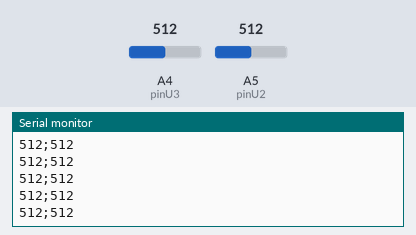
The sketch below on a simulated Arduino Uno, built with avr-gcc and run on an emulated ATmega328P. Shown: the last lines printed to the serial monitor. The test bench sets the inputs (shaded band); at power-on: A4 (pinU3) = 512, A5 (pinU2) = 512.

Above: at 1.2 s.
1.3 s: A4 (pinU3) set to 716
At 1.33 s:
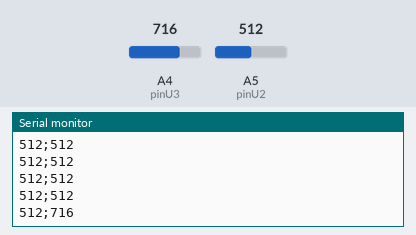
2.8 s: A5 (pinU2) set to 716
At 2.8 s:
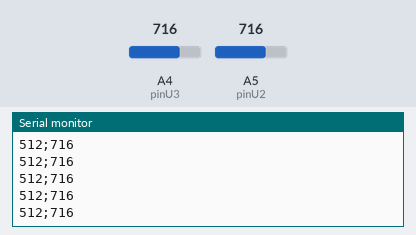
4.3 s: A4 (pinU3) set to 900
At 4.31 s:
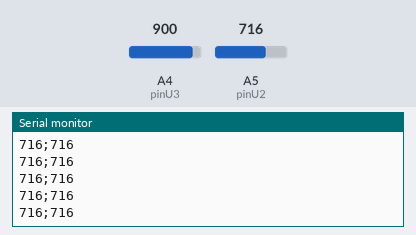
5.8 s: A5 (pinU2) set to 900
At 5.83 s:
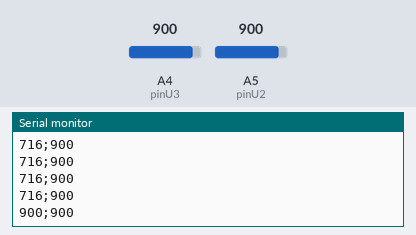
Timing chart, 0 to 8.3 s (numbered marks = the images above; inputs shaded):
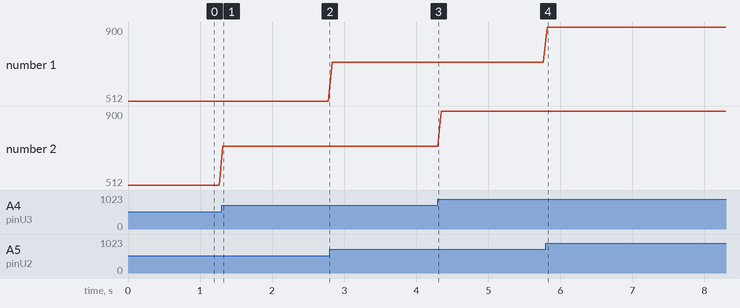

The sketch:

caracteristique.ino
```cpp
// Ceci est un commentaire. Il ne sera pas executé comme une instruction mais permet d'expliquer ce que fait une partie du code

// Declaration et initialisation des variables pinU2 et pinU3 de type entier
int pinU3 = 4;
int pinU2 = 5;

// Declaration des variables n2 et n3 de type entier
int n3;
int n2;

// Toutes les lignes entre les accolades sont executées une fois au demarrage du programme
void setup(void) {
  Serial.begin(115200);
}

// Toutes les lignes entre accolades sont executees en boucle tant que la carte est alimentée (démarre après le setup)
void loop(void) {
  // Lecture du pin analogique A5 ici car pinU2 a une valeur de 5 et stockage de la valeur obtenue dans la variable n2
  n2 = analogRead(pinU2);
  // Lecture du pin analogique A4 ici car pinU3 a une valeur de 4 et stockage de la valeur obtenue dans la variable n3
  n3 = analogRead(pinU3);

  // Affichage des deux valeurs sur une même ligne
  Serial.print(n2);
  Serial.print(";");
  Serial.println(n3);

  //delai de 50ms donc il y aura une mesure à environ 20 Hz
  delay(50);
}
```

Measured:
- after the input at 1.3 s, the serial monitor: prints a new line at once (image 1)
- after the input at 5.8 s, the serial monitor: prints a new line at once (image 4)
- plotted number 2: 512 → 716 after the input at 1.3 s, 716 → 900 after the input at 4.3 s
